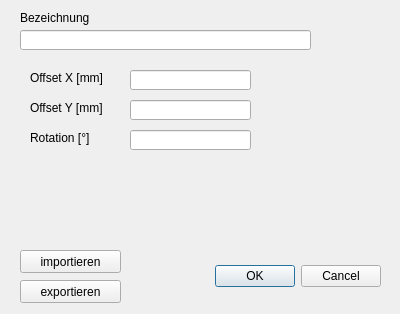
<?xml version="1.0" encoding="UTF-8"?>
<ui version="4.0">
 <class>Dialog</class>
 <widget class="QDialog" name="Dialog">
  <property name="geometry">
   <rect>
    <x>0</x>
    <y>0</y>
    <width>400</width>
    <height>314</height>
   </rect>
  </property>
  <property name="windowTitle">
   <string>Setups</string>
  </property>
  <widget class="QDialogButtonBox" name="buttonBox">
   <property name="geometry">
    <rect>
     <x>40</x>
     <y>260</y>
     <width>341</width>
     <height>32</height>
    </rect>
   </property>
   <property name="orientation">
    <enum>Qt::Horizontal</enum>
   </property>
   <property name="standardButtons">
    <set>QDialogButtonBox::Cancel|QDialogButtonBox::Ok</set>
   </property>
  </widget>
  <widget class="QLabel" name="label_2">
   <property name="geometry">
    <rect>
     <x>20</x>
     <y>10</y>
     <width>71</width>
     <height>16</height>
    </rect>
   </property>
   <property name="text">
    <string>Bezeichnung</string>
   </property>
  </widget>
  <widget class="QLineEdit" name="lineEdit_offset_Y">
   <property name="geometry">
    <rect>
     <x>130</x>
     <y>100</y>
     <width>121</width>
     <height>20</height>
    </rect>
   </property>
   <property name="text">
    <string/>
   </property>
  </widget>
  <widget class="QLineEdit" name="lineEdit_bezeichung">
   <property name="geometry">
    <rect>
     <x>20</x>
     <y>30</y>
     <width>291</width>
     <height>20</height>
    </rect>
   </property>
  </widget>
  <widget class="QLabel" name="label_3">
   <property name="geometry">
    <rect>
     <x>30</x>
     <y>70</y>
     <width>91</width>
     <height>16</height>
    </rect>
   </property>
   <property name="text">
    <string>Offset X [mm]</string>
   </property>
  </widget>
  <widget class="QLineEdit" name="lineEdit_Rotation">
   <property name="geometry">
    <rect>
     <x>130</x>
     <y>130</y>
     <width>121</width>
     <height>20</height>
    </rect>
   </property>
   <property name="text">
    <string/>
   </property>
  </widget>
  <widget class="QLabel" name="label_6">
   <property name="geometry">
    <rect>
     <x>30</x>
     <y>130</y>
     <width>91</width>
     <height>16</height>
    </rect>
   </property>
   <property name="text">
    <string>Rotation [°]</string>
   </property>
  </widget>
  <widget class="QLabel" name="label_4">
   <property name="geometry">
    <rect>
     <x>30</x>
     <y>100</y>
     <width>91</width>
     <height>16</height>
    </rect>
   </property>
   <property name="text">
    <string>Offset Y [mm]</string>
   </property>
  </widget>
  <widget class="QLineEdit" name="lineEdit_offset_X">
   <property name="geometry">
    <rect>
     <x>130</x>
     <y>70</y>
     <width>121</width>
     <height>20</height>
    </rect>
   </property>
  </widget>
  <widget class="QPushButton" name="pushButton_exportieren">
   <property name="geometry">
    <rect>
     <x>20</x>
     <y>280</y>
     <width>101</width>
     <height>23</height>
    </rect>
   </property>
   <property name="text">
    <string>exportieren</string>
   </property>
  </widget>
  <widget class="QPushButton" name="pushButton_Laden">
   <property name="geometry">
    <rect>
     <x>20</x>
     <y>250</y>
     <width>101</width>
     <height>23</height>
    </rect>
   </property>
   <property name="text">
    <string>importieren</string>
   </property>
  </widget>
 </widget>
 <resources/>
 <connections>
  <connection>
   <sender>buttonBox</sender>
   <signal>accepted()</signal>
   <receiver>Dialog</receiver>
   <slot>accept()</slot>
   <hints>
    <hint type="sourcelabel">
     <x>248</x>
     <y>254</y>
    </hint>
    <hint type="destinationlabel">
     <x>157</x>
     <y>274</y>
    </hint>
   </hints>
  </connection>
  <connection>
   <sender>buttonBox</sender>
   <signal>rejected()</signal>
   <receiver>Dialog</receiver>
   <slot>reject()</slot>
   <hints>
    <hint type="sourcelabel">
     <x>316</x>
     <y>260</y>
    </hint>
    <hint type="destinationlabel">
     <x>286</x>
     <y>274</y>
    </hint>
   </hints>
  </connection>
 </connections>
</ui>
